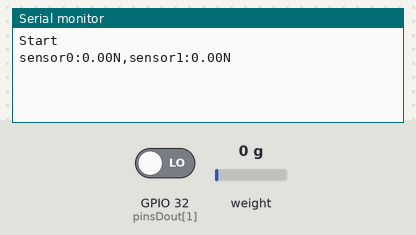
A sketch run on a simulated ESP32. Shown: the last lines printed to the serial monitor. Wiring (inferred from the names in the program): HX711 load-cell converter: data GPIO 21; SCK GPIO 22. Inputs (shaded band) come from the test bench; at power-on: weight on the scale 0 g, GPIO 32 (pinsDout[1]) LOW.

Above: at 3.7 s.
3.8 s: weight on the scale set to 100 g
At 5.2 s:
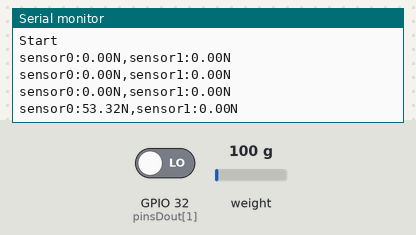
5.3 s: weight on the scale set to 1250 g
At 6.9 s:
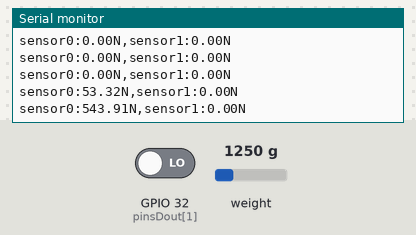
Timing chart, 0 to 8.4 s (numbered marks = the images above; inputs shaded):
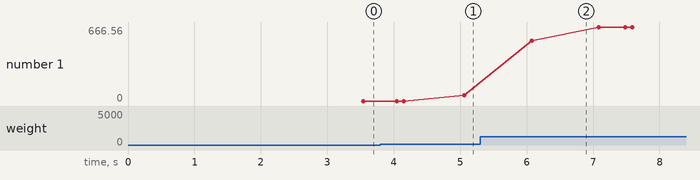

The sketch:

HX711_Test.ino
```cpp
#include <Arduino.h>
#include <HX711_Git.h>

int pinsDout[] = { 21, 32};
const int numPins = sizeof( pinsDout) / sizeof( pinsDout[0]);
int pinSlk = 22;

HX711_asukiaaa::Reader reader(pinsDout, numPins, pinSlk);

#define LOAD_CELL_RATED_VOLT 0.0075f //1.5mV/V
#define LOAD_CELL_RATED_GRAM 10000.0f  // 10kN

//入力抵抗調整
//-------------------------------------------------------------//
// 1000Ω > 安定性重視
// 1500Ω > 高精度向け(若干ノイズが減る可能性あり)
// なし(0Ω) > そのまま使えるがノイズに弱いことがある
#define HX711_R1 1000.0
//フィルタ抵抗
//-------------------------------------------------------------//
// 4700Ω > 応答速度が速くなる(ノイズ耐性は低下)
// 8200Ω > 標準設定(バランスが良い)
// 10000Ω > ノイズ耐性が上がるが応答が少し遅くなる
#define HX711_R2 1000.0

HX711_asukiaaa::Parser parser(LOAD_CELL_RATED_VOLT, LOAD_CELL_RATED_GRAM, HX711_R1, HX711_R2);
float offsetGrams[numPins];

float calibrationFactors[numPins] = { 208.4486, 205.6171}; //各センサに対する校正係数

void setup() {
  Serial.begin(115200);
  Serial.println("Start");
  reader.begin();

  while( reader.read() != 0)
  {
    Serial.println("Failed initial reading. Retry.");
    delay(500);
  }
  for( int i = 0; i < reader.doutLen; i++)
  {
    offsetGrams[i] = parser.parseToGram(reader.values[i]);
  }
}

void loop() {
  reader.read();
  String output = "";
  for (int i = 0; i < reader.doutLen; ++i) {
    float gram = parser.parseToGram(reader.values[i]) - offsetGrams[i];
    float newtons = gram * 0.00981 * calibrationFactors[i];  // 1g = 0.00981N

    output += "sensor" + String(i) + ":" + String(newtons, 2) + "N,";
  }
  output.trim(); //最後の余分な空白を削除
  output.remove( output.length() - 1); //最後のカンマを削除
  Serial.println(output);
  delay(5);
}
```

HX711_Git.cpp
```cpp
#include "HX711_Git.h"

#define HX711_VBG 1.25f
// #define HX711_AVDD 4.2987f  // (HX711_VBG*((HX711_R1+HX711_R2)/HX711_R2))
// #define HX711_ADC1BIT (HX711_AVDD / 16777216)  // 16777216=(2^24)
#define HX711_PGA 128

namespace HX711_asukiaaa {
String getStrOfReadState(ReadState state) {
  switch (state) {
    case ReadState::Success:
      return "success";
    case ReadState::Timeout:
      return "timeout";
    default:
      return "unkown";
  }
}

String getStrOfReadState(int state) {
  return getStrOfReadState((ReadState)state);
}

Parser::Parser(float ratedVoltage, float ratedGram, float r1, float r2)
    :  // ratedVoltage(ratedVoltage),
       // ratedGram(ratedGram),
       // r1(r1),
       // r2(r2),
      avdd(HX711_VBG * ((r1 + r2) / r2)),
      adc1bit(avdd / 0x1000000), // 24bit
      scale(ratedVoltage * avdd / ratedGram * HX711_PGA) {
  // offsetGram = 0;
}

float Parser::parseToMicroVolt(int32_t raw) {
  return (raw - 0x800000); // * (adc1bitVolt * 1000 * 1000);
}

float Parser::parseToGram(int32_t raw) {
  return (float)raw * adc1bit / scale;  // - offsetGram;
}

Reader::Reader(const int* pinsDout, int doutLen, int pinSlk)
    : doutLen(doutLen), pinsDout(pinsDout), pinSlk(pinSlk) {
  values = new int32_t[doutLen];
}

Reader::~Reader() { delete[] values; }

void Reader::begin() {
  beginWighoutInitialRead();
  int retryCount = 10;
  while (retryCount >= 0 && read() != ReadState::Success) {
    --retryCount;
  }
}

void Reader::beginWighoutInitialRead() {
  pinMode(pinSlk, OUTPUT);
  for (int i = 0; i < doutLen; ++i) {
    pinMode(pinsDout[i], INPUT);
  }
  reset();
}

void Reader::reset() {
  digitalWrite(pinSlk, HIGH);
  delay(1);
  digitalWrite(pinSlk, LOW);
  delay(1);
}

ReadState Reader::read(int sumNumber) {
  uint64_t sumValues[doutLen];
  for (int i = 0; i < doutLen; ++i) {
    sumValues[i] = 0;
  }
  int32_t data[doutLen];
  // Serial.println("readLen " + String(readLen));
  for (int sumCount = 0; sumCount < sumNumber; ++sumCount) {
    ReadState readState = readRawOnce(data);
    if (readState != ReadState::Success) {
      return readState;
    }
    for (int i = 0; i < doutLen; ++i) {
      // Serial.println("data " + String(sumCount) + " " + String(i) + " " +
      // String(data[i]));
      sumValues[i] += data[i];
    }
  }
  for (int i = 0; i < doutLen; ++i) {
    values[i] = sumValues[i] / sumNumber;
  }
  return ReadState::Success;
}

ReadState Reader::readRawOnce(int32_t* readValues, unsigned long timeout) {
  int readLen = doutLen;
  for (int i = 0; i < readLen; ++i) {
    readValues[i] = 0;
  }
  unsigned long startedAt = millis();
  while (!pinsAreReady()) {
    delay(1);
    if (millis() - startedAt > timeout) {
      return ReadState::Timeout;
    }
  };
  delayMicroseconds(10);
  for (int clockCount = 0; clockCount < 24; clockCount++) {
    digitalWrite(pinSlk, 1);
    delayMicroseconds(1);
    digitalWrite(pinSlk, 0);
    delayMicroseconds(1);
    for (int i = 0; i < readLen; ++i) {
      readValues[i] = (readValues[i] << 1) | (digitalRead(pinsDout[i]));
    }
  }
  digitalWrite(pinSlk, 1);
  delayMicroseconds(2);
  digitalWrite(pinSlk, 0);
  delayMicroseconds(2);
  // Serial.println("read");
  // Serial.println(readLen);
  for (int i = 0; i < readLen; ++i) {
    // Serial.println(readValues[i]);
    readValues[i] ^= 0x800000;
  }
  return ReadState::Success;
}

bool Reader::pinsAreReady() {
  for (int i = 0; i < doutLen; ++i) {
    if (digitalRead(pinsDout[i]) == HIGH) {
      // Serial.println("notReady " + String(pinsDout[i]));
      return false;
    }
  }
  return true;
}

}  // namespace HX711_asukiaaa
```

HX711_Git.h
```cpp
#ifndef _HX711_Git_H_
#define _HX711_Git_H_

#include <Arduino.h>

namespace HX711_asukiaaa {
enum ReadState {
  Success = 0,
  Timeout = 1,
};

String getStrOfReadState(int state);
String getStrOfReadState(ReadState state);

class Parser {
 public:
  Parser(float ratedVoltage, float ratedGram, float r1, float r2);
  float parseToGram(int32_t raw);
  float parseToMicroVolt(int32_t raw);
  // float offsetGram;
 private:
  // const float ratedVoltage;
  // const float ratedGram;
  // const float r1;
  // const float r2;
  const float avdd;
  const float adc1bit;
  const float scale;
};

class Reader {
 public:
  Reader(const int* pinsDout, int doutLen, int pinSlk);
  ~Reader();
  void begin();
  void beginWighoutInitialRead();
  void reset();
  ReadState read(int sumNumber = 10);

  int32_t* values;
  const int doutLen;

 private:
  const int* pinsDout;
  const int pinSlk;

  ReadState readRawOnce(int32_t* readValues, unsigned long timeout = 100UL);
  bool pinsAreReady();
};

}  // namespace HX711_asukiaaa

#endif
```

Measured:
- after the input at 3.8 s, the serial monitor: prints a new line after 1.3 s (image 1)
- after the input at 5.3 s, the serial monitor: prints a new line after 0.77 s (image 2)
- plotted number 1: 0 → 53.32 after the input at 3.8 s, 53.32 → 666.56 after the input at 5.3 s
